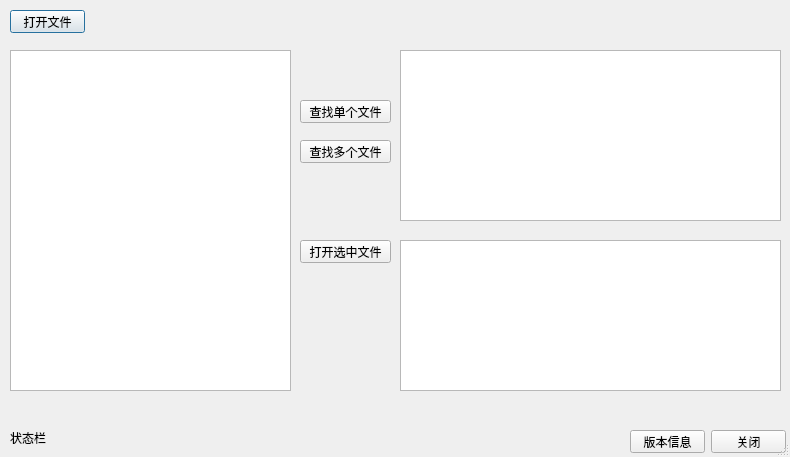
<?xml version="1.0" encoding="UTF-8"?>
<ui version="4.0">
 <class>Dialog</class>
 <widget class="QDialog" name="Dialog">
  <property name="geometry">
   <rect>
    <x>0</x>
    <y>0</y>
    <width>790</width>
    <height>457</height>
   </rect>
  </property>
  <property name="windowTitle">
   <string>Dialog</string>
  </property>
  <property name="sizeGripEnabled">
   <bool>true</bool>
  </property>
  <property name="modal">
   <bool>false</bool>
  </property>
  <widget class="QPushButton" name="pushButton_fileopen">
   <property name="geometry">
    <rect>
     <x>10</x>
     <y>10</y>
     <width>75</width>
     <height>23</height>
    </rect>
   </property>
   <property name="text">
    <string>打开文件</string>
   </property>
  </widget>
  <widget class="QPushButton" name="pushButton_openselectfile">
   <property name="geometry">
    <rect>
     <x>300</x>
     <y>240</y>
     <width>91</width>
     <height>23</height>
    </rect>
   </property>
   <property name="text">
    <string>打开选中文件</string>
   </property>
  </widget>
  <widget class="QPushButton" name="pushButton_searchsinglefile">
   <property name="geometry">
    <rect>
     <x>300</x>
     <y>100</y>
     <width>91</width>
     <height>23</height>
    </rect>
   </property>
   <property name="text">
    <string>查找单个文件</string>
   </property>
  </widget>
  <widget class="QPushButton" name="pushButton_searchmiltfiles">
   <property name="geometry">
    <rect>
     <x>300</x>
     <y>140</y>
     <width>91</width>
     <height>23</height>
    </rect>
   </property>
   <property name="text">
    <string>查找多个文件</string>
   </property>
  </widget>
  <widget class="QPushButton" name="pushButton_version">
   <property name="geometry">
    <rect>
     <x>630</x>
     <y>430</y>
     <width>75</width>
     <height>23</height>
    </rect>
   </property>
   <property name="text">
    <string>版本信息</string>
   </property>
  </widget>
  <widget class="QPushButton" name="pushButton_close">
   <property name="geometry">
    <rect>
     <x>711</x>
     <y>430</y>
     <width>75</width>
     <height>23</height>
    </rect>
   </property>
   <property name="text">
    <string>关闭</string>
   </property>
  </widget>
  <widget class="QLabel" name="label_status">
   <property name="geometry">
    <rect>
     <x>10</x>
     <y>430</y>
     <width>491</width>
     <height>16</height>
    </rect>
   </property>
   <property name="text">
    <string>状态栏</string>
   </property>
  </widget>
  <widget class="QTextEdit" name="textEdit_sr_show">
   <property name="geometry">
    <rect>
     <x>400</x>
     <y>50</y>
     <width>381</width>
     <height>171</height>
    </rect>
   </property>
  </widget>
  <widget class="QListWidget" name="listWidget_filenames">
   <property name="geometry">
    <rect>
     <x>10</x>
     <y>50</y>
     <width>281</width>
     <height>341</height>
    </rect>
   </property>
   <property name="selectionMode">
    <enum>QAbstractItemView::MultiSelection</enum>
   </property>
   <property name="resizeMode">
    <enum>QListView::Fixed</enum>
   </property>
   <property name="sortingEnabled">
    <bool>true</bool>
   </property>
  </widget>
  <widget class="QListWidget" name="listWidget_sr_show">
   <property name="geometry">
    <rect>
     <x>400</x>
     <y>240</y>
     <width>381</width>
     <height>151</height>
    </rect>
   </property>
   <property name="selectionMode">
    <enum>QAbstractItemView::MultiSelection</enum>
   </property>
  </widget>
 </widget>
 <resources/>
 <connections>
  <connection>
   <sender>pushButton_close</sender>
   <signal>clicked()</signal>
   <receiver>Dialog</receiver>
   <slot>close()</slot>
   <hints>
    <hint type="sourcelabel">
     <x>477</x>
     <y>391</y>
    </hint>
    <hint type="destinationlabel">
     <x>515</x>
     <y>322</y>
    </hint>
   </hints>
  </connection>
 </connections>
</ui>
